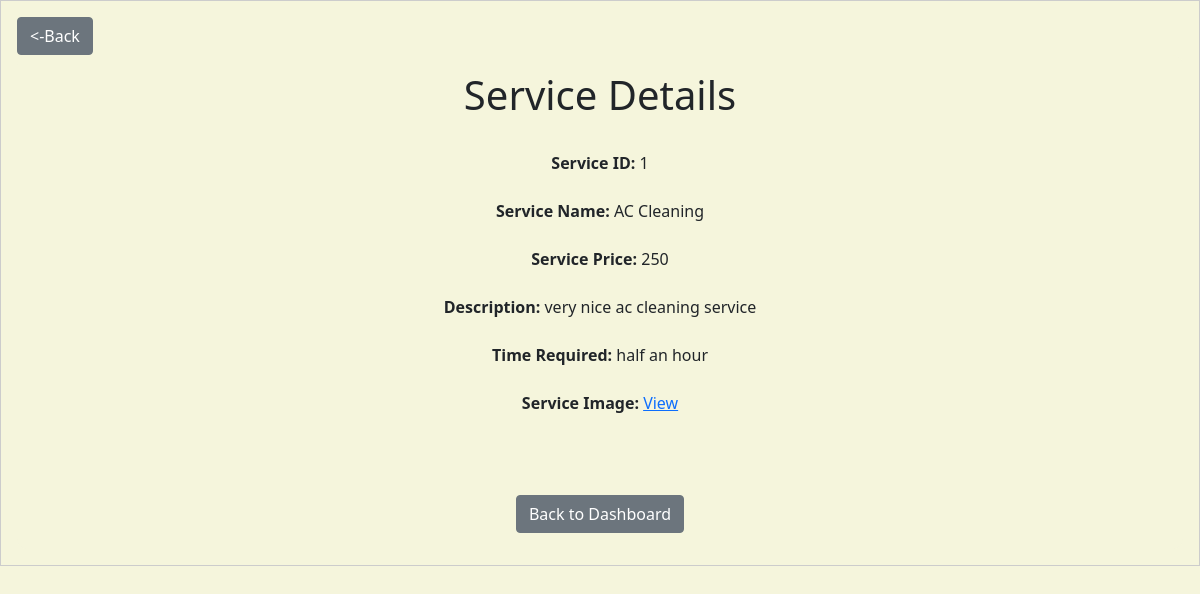
/service/1, run on an earlier commit of the app's database.
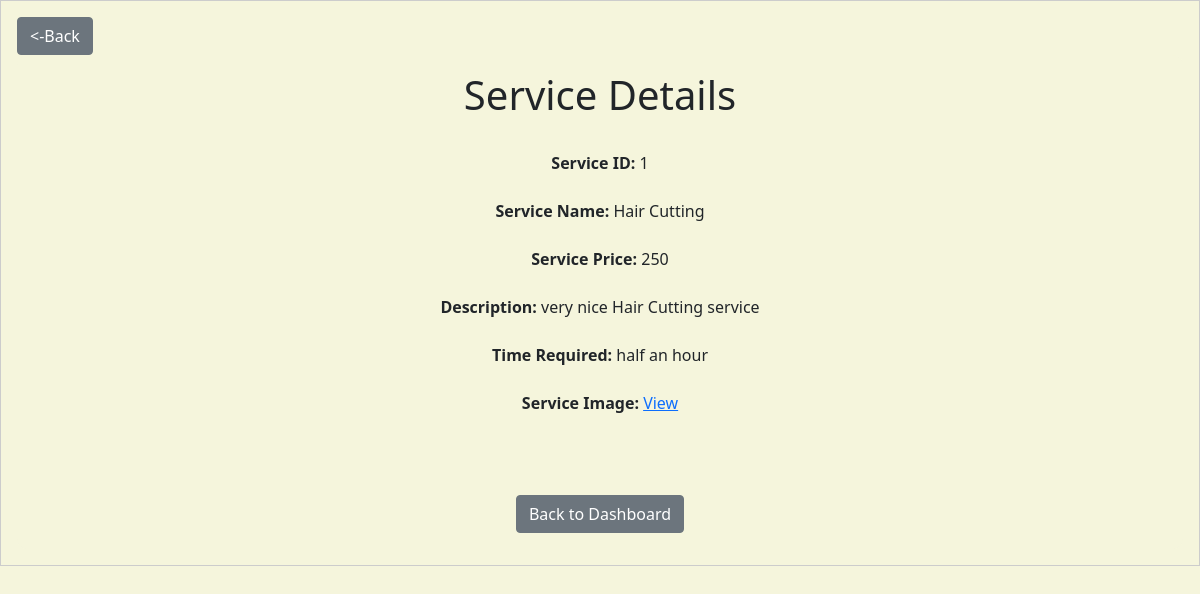
And on a later commit of the database.
### backend/models.py (models this page shows)
class Service(db.Model):
    __tablename__ = "service"
    id = db.Column(db.Integer, primary_key=True, autoincrement=True)
    name = db.Column(db.String, nullable=False)
    base_price = db.Column(
        db.Integer, nullable=False
    )  # Changed 'price' to 'base_price'
    base_time_required = db.Column(db.String, nullable=True)
    description = db.Column(db.String, nullable=False)
    service_pic = db.Column(
        db.String, nullable=True
    )  # New column for service picture (optional)
    professional_services = db.relationship(
        "ProfessionalService", back_populates="service"
    )

### backend/controller.py (the view)
@app.route("/service/<int:service_id>", methods=["GET"])
def service_details(service_id):
    service = Service.query.get(service_id)
    if service:
        return render_template("service_details.html", service=service)
    else:
        return "Service not found", 404

### templates/service_details.html (shortened to what this page needs)
<!DOCTYPE html>
<html lang="en">
<head>
  <link rel="stylesheet" href="/static/style.css" />
  <link href="https://cdn.jsdelivr.net/npm/bootstrap@5.0.2/dist/css/bootstrap.min.css" rel="stylesheet" />
</head>
<body>
  <div id="container">
    <button class="btn btn-secondary" onclick="goBack()"><-Back </button>
        <br>
    <div id="panel">
          <h1>Service Details</h1>
          <br>
          <p><strong>Service ID:</strong> {{ service.id }} <br> <br>
            <strong>Service Name:</strong> {{ service.name }} <br><br>
            <strong>Service Price:</strong> {{ service.base_price }}<br><br>
            <strong>Description:</strong> {{ service.description }}<br><br>
            <strong>Time Required:</strong> {{ service.base_time_required }} <br><br>
            <strong>Service Image: </strong><a
              href="{{ url_for('static', filename='service_pics/' + service.service_pic.split('/')[-1]) }}"
              target="_blank">
              View
            </a>
          </p>
          <br><br>
          <a href="{{ url_for('admin_dashboard') }}" class="btn btn-secondary mt-3">Back to Dashboard</a>
    </div>
  </div>
</body>
</html>

What changed in the data, as far as the page shows it:
changed Service "half an hour": name "AC Cleaning" → "Hair Cutting"; description "very nice ac cleaning service" → "very nice Hair Cutting service"
